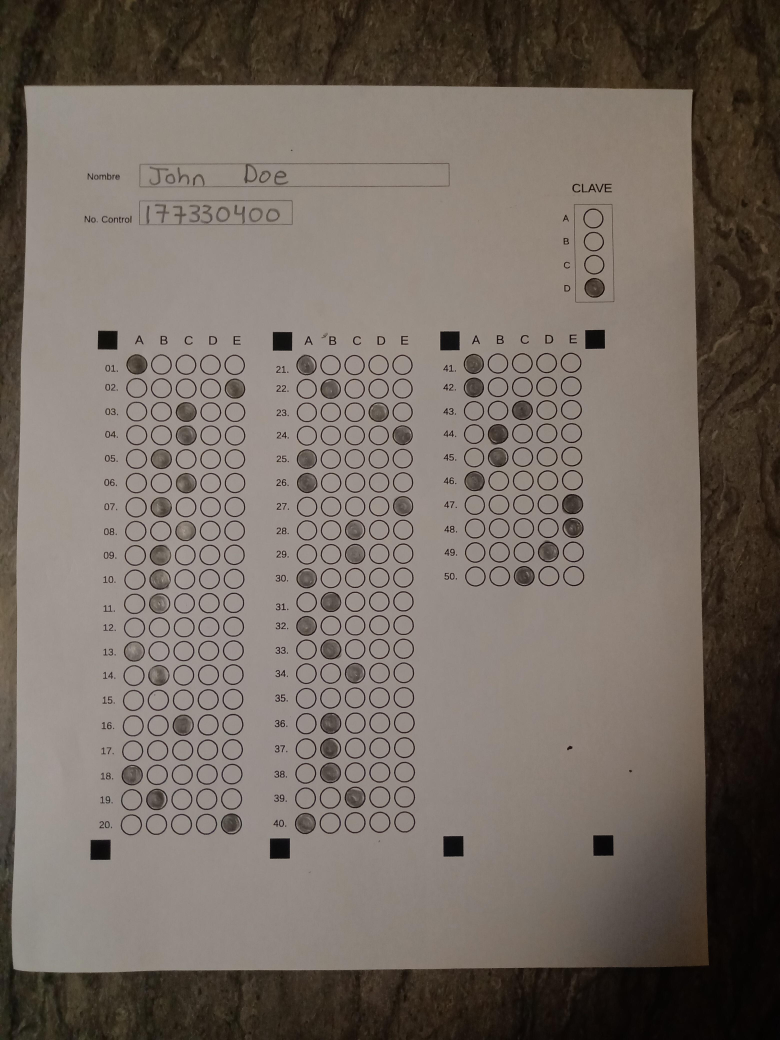
#> input picture example/answered.jpg, 3120 x 4160 px (shown at 1/4 size)
$ python opengrader.py --exam example/answered.jpg
#> lines starting #> are read from the running program, lines starting #| are printed output that depends on the picture; after the words box and inside, x2 and y2 are one past the last pixel; in counts of white or black regions, pixels touching at a corner belong together
### document.py
import cv2 as cv
import numpy as np
import numpy.typing as npt
# import itertools as it
import os
from typing import Any


class DocumentProcessor:
    _HEIGHT = 1056
    _WIDTH = 816

    _SQUARE_MARKER = np.array([
        [0, 0],
        [0, 50],
        [50, 50],
        [50, 0]
    ])

    _BGR_RED: tuple[int, int, int] = (0, 0, 255)

    # TODO Clean up the constructor
    def __init__(self, img_path: str) -> None:
#> called with img_path = 'example/answered.jpg'
        self.img_path = img_path
        self.img = cv.imread(self.img_path)
#> self.img is the input picture: shape (4160, 3120, 3); mean B, G, R 98.5, 106.4, 116.3
        self.img_original = np.copy(self.img)
        self.img_grayscaled: npt.NDArray[Any] = np.copy(self.img)
        self.img_blured: npt.NDArray[Any] = np.copy(self.img)
        self.img_warped = np.array([])
        self.img_scaled = np.array([])
        self.img_marked_points: npt.NDArray[Any] = np.copy(self.img)
        self.img_marked_borders: npt.NDArray[Any] = np.copy(self.img)

        self.img_scaled_adaptive_thresh = npt.NDArray[Any]

        self.img_scaled_edged = np.array([])
        self.img_scaled_regionA = np.array([])
        self.img_scaled_regionB = np.array([])
        self.img_scaled_regionC = np.array([])

        self.img_dilated: npt.NDArray[Any] = np.array([])
        self.img_detected: npt.NDArray[Any] = np.array([])
        self.img_thresh: npt.NDArray[Any] = np.array([])
        self.img_warped: npt.NDArray[Any] = np.array([])
        self.img_scaled: npt.NDArray[Any] = np.array([])
        self.img_scaled_marked_boxes = np.array([])
        self.img_edged: npt.NDArray[Any] = np.copy(self.img)
        self.contours: npt.NDArray[Any] = np.array([])

        self._choice_points = np.array([])
        self._choice_boxes = np.array([])
        self._choice_intensity = np.array([])

    def scale(self):
        pass

    def process(self):
        self.img = cv.imread(self.img_path)

        def cont_centre_point(c):
            (x, y), _ = cv.minEnclosingCircle(c)
            return (int(x), int(y))

        def points_to_box(p, width):
            px, py = p
            w = width // 2
            return np.array([
                [px-w, py+w],
                [px-w, py-w],
                [px+w, py-w],
                [px+w, py+w]
            ])

        def order_points(points: npt.ArrayLike):
            points = points[points[:, 1].argsort()]

            ret = []
            for point in points.reshape(-1, 5, 2):
                ret.append(np.sort(point, axis=0))

            return np.array(ret)

        self.img_grayscaled = cv.cvtColor(self.img, cv.COLOR_BGR2GRAY)

        # self.img_grayscaled = \
        #   cv.copyMakeBorder(
        #       self.img_grayscaled,
        #       30, 30, 30, 30,
        #       cv.BORDER_CONSTANT
        #       value=(0,0,0))

        self.img_blured = cv.GaussianBlur(self.img, (5, 5), 0)
        self.img_edged = cv.Canny(self.img_blured, 0, 100)
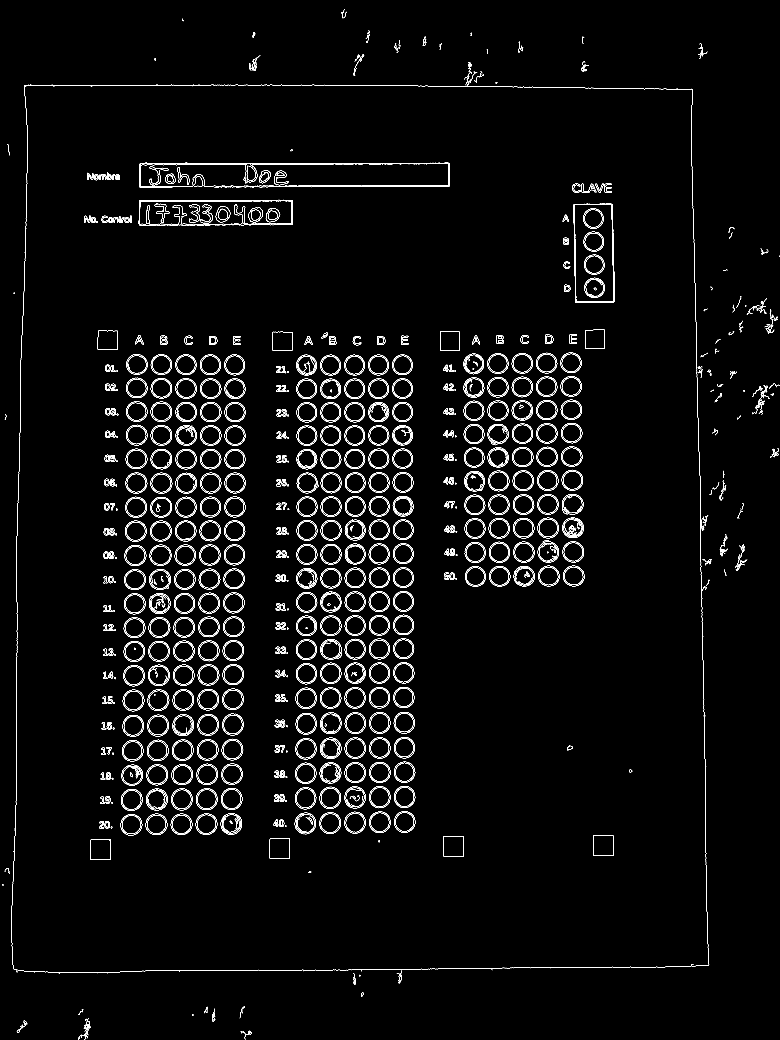
#> self.img_edged: shape (4160, 3120) (shown at 1/4 size); 1.6% white in thin lines or dots
        self.img_dilated = cv.dilate(
            self.img_edged,
            cv.getStructuringElement(cv.MORPH_ELLIPSE, (5, 5)))
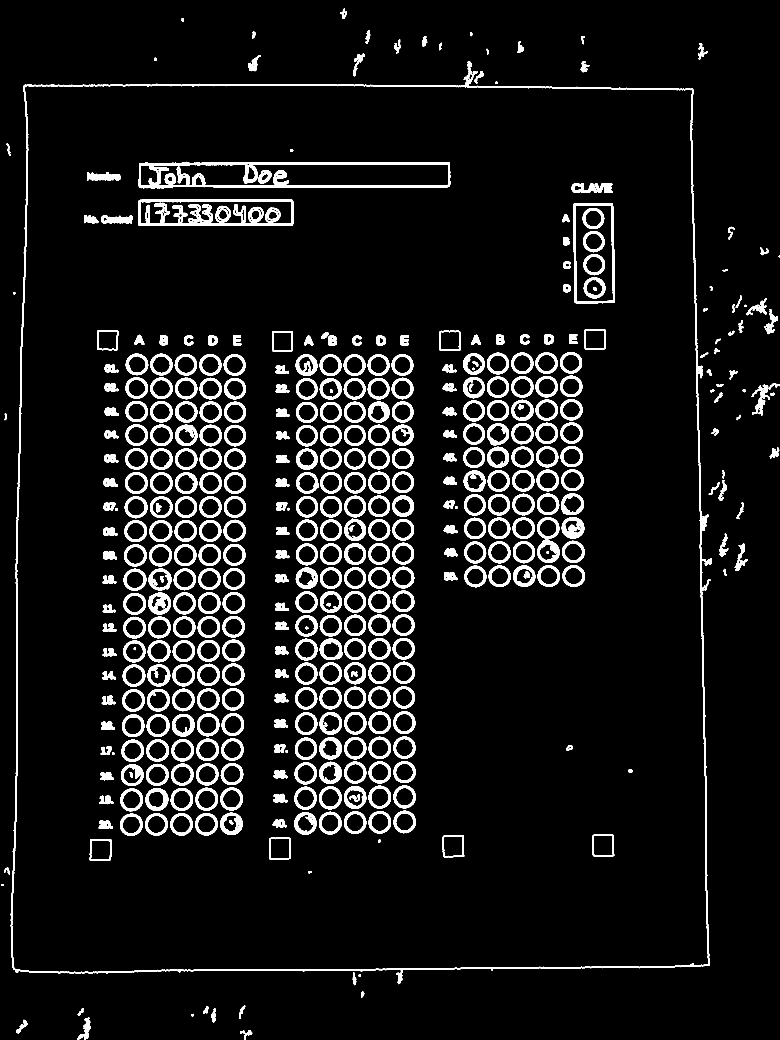
#> self.img_dilated: shape (4160, 3120) (shown at 1/4 size); 7.2% white; 460 white regions

        self.contours, _ = cv.findContours(
            self.img_dilated,
            cv.RETR_EXTERNAL,
            cv.CHAIN_APPROX_SIMPLE)
#> self.contours = 75 contours; largest, box (x1, y1, x2, y2) and area: (42, 246, 2839, 3937) 9649304, (3008, 1538, 3080, 1662) 2176, (2939, 2174, 2991, 2284) 1652, (310, 4070, 364, 4160) 1621, (3057, 1236, 3112, 1337) 1607

        sorted_contours = sorted(
            self.contours,
            key=lambda c: cv.contourArea(c),
            reverse=True)
#> sorted_contours has the same summary as self.contours

        doc_contour = sorted_contours[0]
#> doc_contour = contour of 3047 points, box (x1, y1, x2, y2) (42, 246, 2839, 3937), area 9649304

        rect = cv.minAreaRect(doc_contour)
#> rect = ((1436.3, 2091.7), (2795.6, 3689.4), -0.128)
        box = cv.boxPoints(rect)
#> box = [[42.62, 3939.5], [34.4, 250.1], [2829.9, 243.9], [2838.2, 3933.2]]
        box = np.int0(box)
#> box = [[42, 3939], [34, 250], [2829, 243], [2838, 3933]]

        ordered_points: npt.NDArray[Any] = np.zeros((4, 2), dtype='float32')
        s = box.sum(axis=1)
#> s = [3981, 284, 3072, 6771]
        diff = np.diff(box, axis=1)
#> diff = [3897, 216, -2586, 1095]

        ordered_points[0] = box[np.argmin(s)]
        ordered_points[2] = box[np.argmax(s)]

        ordered_points[1] = box[np.argmin(diff)]
        ordered_points[3] = box[np.argmax(diff)]

        (tl, tr, br, bl) = ordered_points

        # for i, point in enumerate(ordered_points):
        #     px, py =  tuple(map(int, point))
        #     cv.putText(self.img_marked_points,
        #       f'P{i}',
        #       (px, py),
        #       cv.FONT_HERSHEY_PLAIN,
        #       5, self._BGR_RED, 2)
        #     cv.circle(self.img_marked_points, (px, py), 2, self._BGR_RED, 10)

        widthA = np.sqrt(((br[0] - bl[0]) ** 2) + ((br[1] - bl[1]) ** 2))
        widthB = np.sqrt(((tr[0] - tl[0]) ** 2) + ((tr[1] - tl[1]) ** 2))
        maxWidth = max(int(widthA), int(widthB))

        heightA = np.sqrt(((tr[0] - br[0]) ** 2) + ((tr[1] - br[1]) ** 2))
        heightB = np.sqrt(((tl[0] - bl[0]) ** 2) + ((tl[1] - bl[1]) ** 2))
        maxHeight = max(int(heightA), int(heightB))

        dst = np.array([
            [0, 0],
            [maxWidth - 1, 0],
            [maxWidth - 1, maxHeight - 1],
            [0, maxHeight - 1]], dtype="float32"
        )

        M = cv.getPerspectiveTransform(ordered_points, dst)

        self.img_warped = cv.warpPerspective(
            self.img, M, (maxWidth, maxHeight))

        self.img_scaled = cv.resize(
            self.img_warped, (self._WIDTH, self._HEIGHT))

        # print(cv.contourArea(doc_contour) / self.img_grayscaled.size, "NIxG")
        # if cv.contourArea(doc_contour) / self.img_grayscaled.size < 0.70:
        #     raise Exception

        # cv.drawContours(self.img_marked_borders,[box],0,(0,0,255),2)

        self.img_scaled_grayscaled = cv.cvtColor(
            self.img_scaled, cv.COLOR_BGR2GRAY)

        self.img_scaled_blured = cv.GaussianBlur(
            self.img_scaled_grayscaled, (5, 5), 0)

        self.img_scaled_adaptive_thresh = cv.adaptiveThreshold(
            self.img_scaled_blured, 255,
            cv.ADAPTIVE_THRESH_GAUSSIAN_C,
            cv.THRESH_BINARY_INV, 9, 2)
#> self.img_scaled_adaptive_thresh: shape (1056, 816); 10.3% white; 1039 white regions (575 under 20 px), largest, box (x1, y1, x2, y2) and area: (0, 0, 816, 1056) 17059, (285, 115, 516, 144) 1237, (151, 157, 332, 188) 1033
        _, self.img_binary_thresh = cv.threshold(self.img_scaled_blured, 127, 255, cv.THRESH_BINARY_INV)
#> self.img_binary_thresh: shape (1056, 816); 28.7% white; 472 white regions (100 under 20 px), largest, box (x1, y1, x2, y2) and area: (0, 0, 816, 1056) 158285, (659, 162, 708, 278) 917, (267, 115, 515, 140) 878
        self.img_scaled_edged = cv.Canny(self.img_scaled_blured, 50, 200)
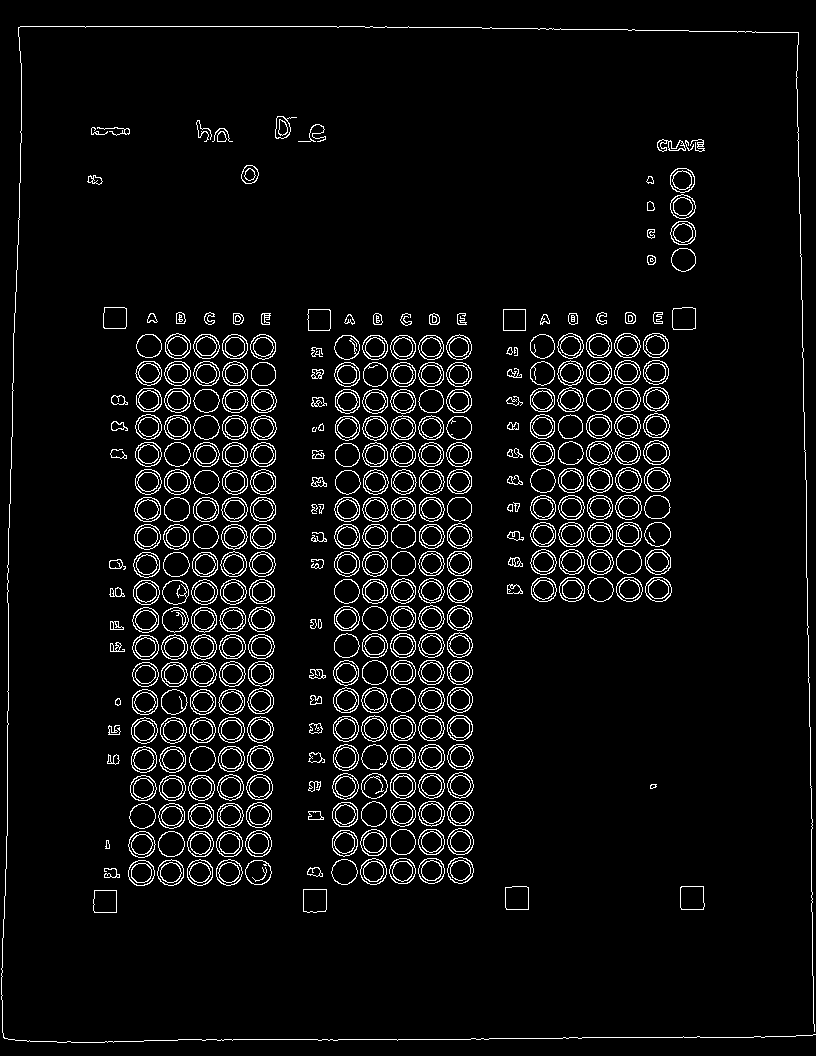
#> self.img_scaled_edged: shape (1056, 816); 5.4% white in thin lines or dots

        # self.img_scaled_dilated = cv.dilate(
        #   self.img_scaled_edged,
        #   cv.getStructuringElement(cv.MORPH_ELLIPSE, (5, 5)))
        conts, hierarchy = cv.findContours(
            self.img_scaled_adaptive_thresh,
            cv.RETR_CCOMP,
            cv.CHAIN_APPROX_SIMPLE)
#> conts = 1396 contours, 718 with area under 20; largest, box (x1, y1, x2, y2) and area: (0, 0, 816, 1056) 12706, (285, 115, 516, 144) 792, (151, 157, 332, 188) 624, (659, 163, 708, 277) 518, (361, 830, 387, 856) 500

        filtered_contours = []

        for i, z in enumerate(zip(conts, hierarchy[0])):
            c, h = z
            _, _, child, _, = h
            if child == -1:
                continue
            # (x,y), radius = cv.minEnclosingCircle(c)
            # center = (int(x),int(y))

            filtered_contours.append(c)
#> this loop made 1396 passes
#> (c, h) on passes 1 to 3: ([[539, 1055]], [1, -1, -1, -1]), ([[501, 1055]], [2, 0, -1, -1]), ([[467, 1055]], [3, 1, -1, -1])
#> after the loop, filtered_contours = 317 contours, 3 with area under 20; largest, box (x1, y1, x2, y2) and area: (0, 0, 816, 1056) 12706, (361, 830, 387, 856) 500, (680, 886, 704, 910) 496, (332, 830, 358, 856) 494, (129, 832, 155, 857) 493
            # cv.drawContours(self.img_scaled, [c], -1, self._BGR_RED, 2)
            # cv.putText(
            #   self.img_scaled, str(i),
            #   center,
            #   cv.FONT_HERSHEY_SIMPLEX,
            #   1, self._BGR_RED, 2)
        # cv.drawContours(self.img_scaled, [conts[24]], -1, self._BGR_RED, 1)
        # print("TEST", conts[24])

        sorted_c = sorted(filtered_contours, key=lambda x: cv.matchShapes(self._SQUARE_MARKER, x, cv.CONTOURS_MATCH_I3, 0))
#> sorted_c has the same summary as filtered_contours
        sorted_a = sorted(sorted_c[:16], key=cv.contourArea, reverse=True)
#> sorted_a = 16 contours; largest, box (x1, y1, x2, y2) and area: (680, 886, 704, 910) 496, (303, 889, 327, 912) 488, (93, 890, 117, 913) 486, (505, 887, 529, 910) 486, (503, 309, 526, 331) 462

        # for c in map(cv.contourArea, sorted_c[:3]):
        #   print(c)
        marker_borders = map(cv.minEnclosingCircle, sorted_a[:8])
        marker_center = []

        for i, c in enumerate(marker_borders):
            (x, y), _ = c
            p = int(x), int(y)
            marker_center.append(p)
#> this loop made 8 passes
#> (c, x, y, p) on passes 1 to 8: (((691.5, 897.5), 16.26), 691.5, 897.5, (691, 897)), (((314.5, 900), 15.91), 314.5, 900, (314, 900)), (((104.5, 901), 15.91), 104.5, 901, (104, 901)), (((516.5, 898), 15.91), 516.5, 898, (516, 898)), (((514, 319.5), 15.21), 514, 319.5, (514, 319)), (((319, 319.5), 15.21), 319, 319.5, (319, 319)), (((114.5, 317.5), 14.92), 114.5, 317.5, (114, 317)), (((683.5, 318), 15.24), 683.5, 318, (683, 318))
#> after the loop, marker_center = [(691, 897), (314, 900), (104, 901), (516, 898), (514, 319), (319, 319), (114, 317), (683, 318)]
            # cv.rectangle(self.img_scaled,
            # cv.putText(
            #   self.img_scaled,
            #   str(i),
            #   (x,y),
            #   cv.FONT_HERSHEY_SIMPLEX, 1,
            #   self._BGR_RED, 2)

        sorted_y = sorted(marker_center, key=lambda c: c[1], reverse=True)
#> sorted_y = [(104, 901), (314, 900), (516, 898), (691, 897), (514, 319), (319, 319), (683, 318), (114, 317)]

        bottom_markers = sorted_y[:4]
#> bottom_markers = [(104, 901), (314, 900), (516, 898), (691, 897)]
        top_markers = sorted_y[4:]
#> top_markers = [(514, 319), (319, 319), (683, 318), (114, 317)]

        print(len(top_markers))
#| 4

        bottom_markers = sorted(bottom_markers, key=lambda c: c[0])
        top_markers = sorted(top_markers, key=lambda c: c[0])
#> top_markers = [(114, 317), (319, 319), (514, 319), (683, 318)]

        # TODO Write assertions
        marker_center = bottom_markers + top_markers
#> marker_center = [(104, 901), (314, 900), (516, 898), (691, 897), (114, 317), (319, 319), (514, 319), (683, 318)]

        # TODO Write debug markers
        # for i, c in enumerate(marker_center):
        #   x, y = c
        #   marker_center.append((x,y))
        #   cv.rectangle(self.img_scaled,
        #   cv.putText(self.img_scaled,
        #       str(i),
        #       (x,y),
        #       cv.FONT_HERSHEY_SIMPLEX,
        #       1,
        #       self._BGR_RED, 2)

        regionA = np.array([
            marker_center[0], marker_center[1],
            marker_center[5], marker_center[4]
        ])
#> regionA = [[104, 901], [314, 900], [319, 319], [114, 317]]

        regionB = np.array([
            marker_center[1], marker_center[2],
            marker_center[6], marker_center[5]
        ])
#> regionB = [[314, 900], [516, 898], [514, 319], [319, 319]]

        regionC = np.array([
            marker_center[2], marker_center[3],
            marker_center[7], marker_center[6]
        ])
#> regionC = [[516, 898], [691, 897], [683, 318], [514, 319]]

        maskA = np.zeros(self.img_scaled.shape[:2], dtype=np.uint8)
        maskB = np.zeros(self.img_scaled.shape[:2], dtype=np.uint8)
        maskC = np.zeros(self.img_scaled.shape[:2], dtype=np.uint8)

        regions = [regionA, regionB, regionC]
#> regions = [[[104, 901], [314, 900], [319, 319], [114, 317]], [[314, 900], [516, 898], [514, 319], [319, 319]], [[516, 898], [691, 897], [683, 318], [514, 319]]]
        mask_regions = [maskA, maskB, maskC]

        for region, mask in zip(regions, mask_regions):
            (x, y, w, h) = cv.boundingRect(region)
            cv.rectangle(
                mask,
                (x+15, y+10),
                (x+w-20, y+h),
                (255, 255, 255), -1)
#> this loop made 3 passes
#> (region, x, y, w, h) on passes 1 to 3: ([[104, 901], [314, 900], [319, 319], [114, 317]], 104, 317, 216, 585), ([[314, 900], [516, 898], [514, 319], [319, 319]], 314, 319, 203, 582), ([[516, 898], [691, 897], [683, 318], [514, 319]], 514, 318, 178, 581)
            # cv.putText(self.img_scaled, str(i), (x,y),
            #   cv.FONT_HERSHEY_SIMPLEX, 1, self._BGR_RED, 2)

        maskA, maskB, maskC = tuple(mask_regions)

        self.img_scaled_regionA = cv.bitwise_and(
            self.img_scaled_adaptive_thresh, maskA)
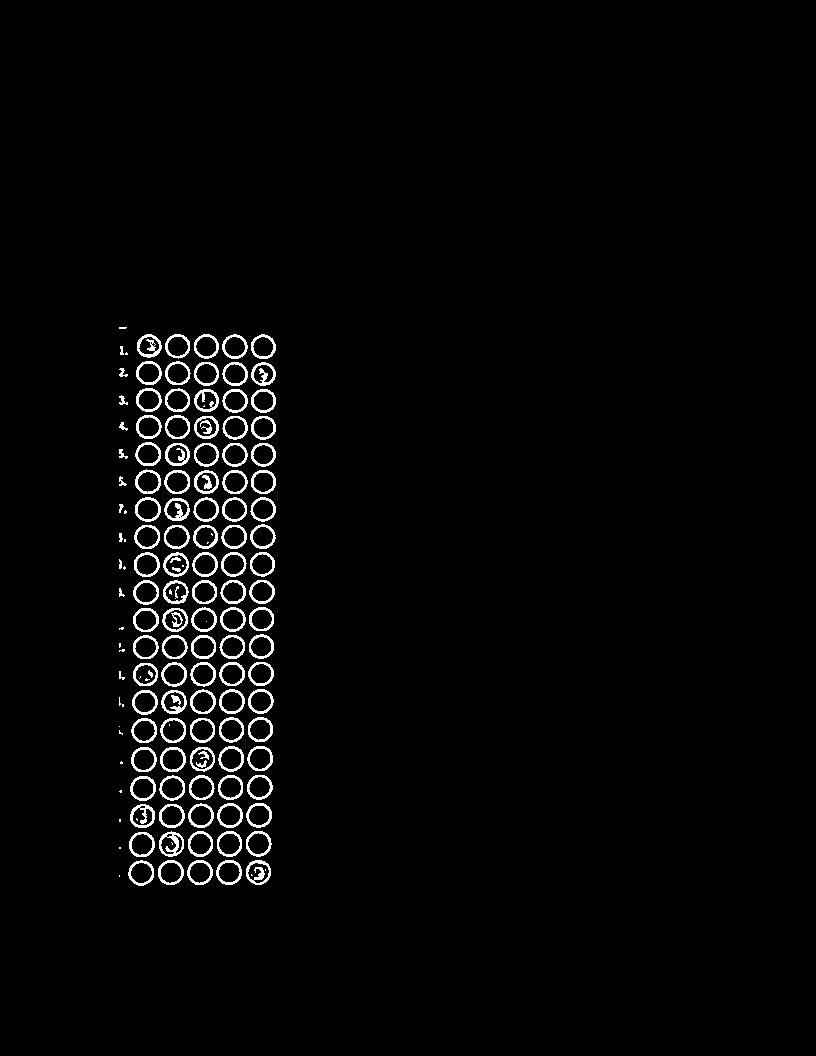
#> self.img_scaled_regionA: shape (1056, 816); 2.5% white in thin lines or dots, all inside (x1, y1, x2, y2) = (119, 327, 276, 886)

        self.img_scaled_regionB = cv.bitwise_and(
            self.img_scaled_adaptive_thresh, maskB)
#> self.img_scaled_regionB: shape (1056, 816); 2.4% white in thin lines or dots, all inside (x1, y1, x2, y2) = (329, 329, 474, 895)

        self.img_scaled_regionC = cv.bitwise_and(
            self.img_scaled_adaptive_thresh, maskC)
#> self.img_scaled_regionC: shape (1056, 816); 1.2% white in thin lines or dots, all inside (x1, y1, x2, y2) = (530, 328, 673, 791)
#> (the rest of the program and of its run is left out)
